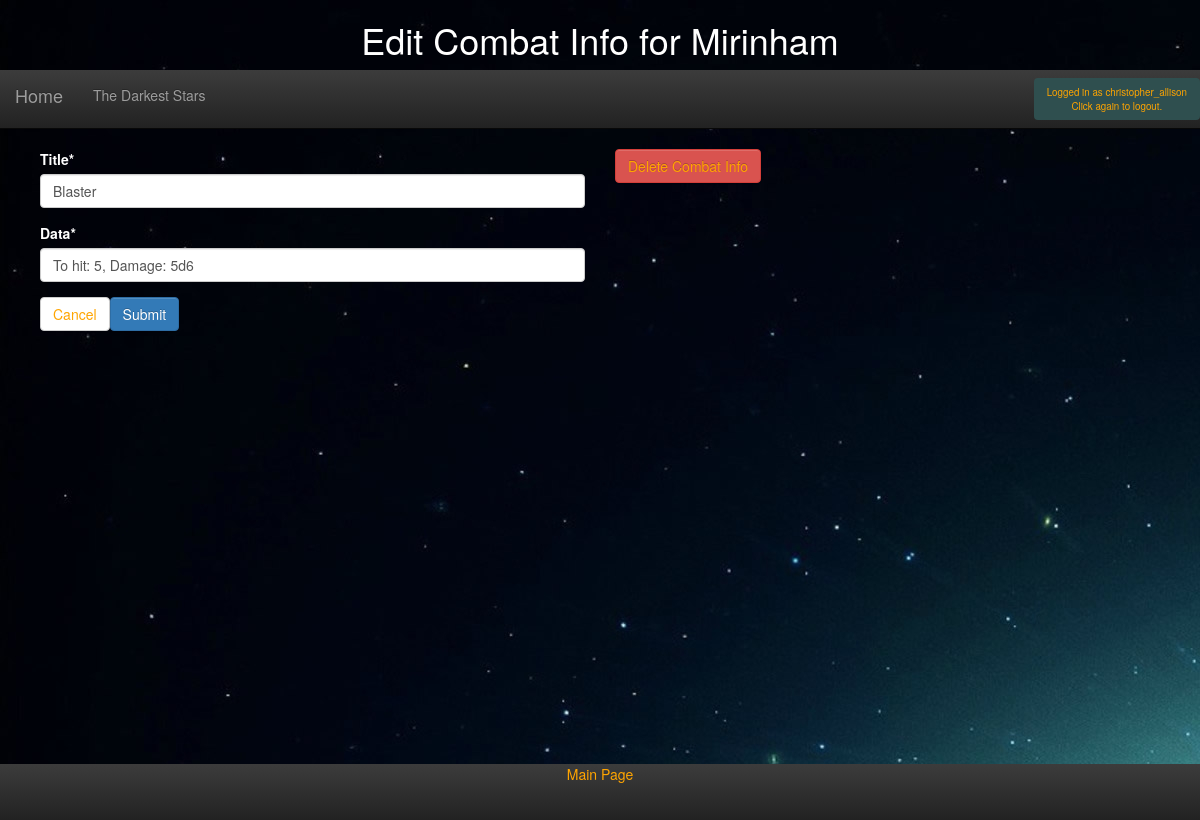
Screenshot of /personas/edit_combat_info/1/ (signed in) with the database file from the repository.
### personas/models.py (models this page shows, shortened)
class Character(models.Model):
    PROTAGONIST = "Protagonist"
    ANTAGONIST = "Antagonist"
    SUPPORTING = "Supporting"
    CREATURE = "Creature"
    CHAR_CHOICES = (
        (PROTAGONIST, "Protagonist"),
        (ANTAGONIST, "Antagonist"),
        (SUPPORTING, "Supporting"),
        (CREATURE, "Creature"))
    creator = models.ForeignKey(User, unique=False, blank=True)
    name = models.CharField(max_length=128, unique=False)
    story = models.ForeignKey('Story', default=1)
    c_type = models.CharField(choices=CHAR_CHOICES,
        max_length=32, default="Supporting", verbose_name="Character Type")
    xp = models.PositiveSmallIntegerField(blank=True, default=0)
    description = MarkdownField(blank=True)
    age = models.PositiveSmallIntegerField(default=21)
    nationality = models.ForeignKey(Nation, default=1)
    birthplace = models.ForeignKey(Location, related_name='place_of_birth', default=1)
    base_of_operations = models.ForeignKey(Location, related_name='active_in', default=2)
    image = models.ImageField(upload_to='profile_images/%Y/%m/%d', default='profile_images/nobody.jpg')
    slug = models.SlugField(unique=True)

class Story(models.Model):
    SUPERS = 'Supers'
    FANTASY = 'Fantasy'
    HORROR = 'Horror'
    HISTORICAL = 'Historical'
    SCI_FI = 'Science-Fiction'
    WESTERN = 'Western'
    DRAMA = 'Drama'
    COMEDY = 'Comedy'
    CRIME = 'Crime'
    FABLE = 'Fable'
    MYSTERY = 'Mystery'
    GENRE_CHOICES = (
        (SUPERS, 'Supers'),
        (FANTASY, 'Fantasy'),
        (HORROR, 'Horror'),
        (HISTORICAL, 'Historical'),
        (SCI_FI, "Science Fiction"),
        (WESTERN, 'Western'),
        (DRAMA, 'Drama'),
        (COMEDY, 'Comedy'),
        (CRIME, 'Crime'),
        (FABLE, 'Fable'),
        (MYSTERY, 'Mystery'),
    )
    LIGHT = "Light"
    DARK = "Dark"
    THEME_CHOICES = (
        (LIGHT, 'Light'),
        (DARK, 'Dark'))
    title = models.CharField(max_length=128)
    author = models.ForeignKey(User)
    publication_date = models.DateField()
    description = models.TextField(blank=True)
    genre = models.CharField(max_length=128, choices=GENRE_CHOICES, default='Fantasy')
    image = models.ImageField(upload_to='story_images/%Y/%m/%d', default='story_images/nobody.jpg')
    background = models.ImageField(upload_to='story_backgrounds/%Y/%m/%d', default='story_backgrounds/nothing.jpg')
    colour_theme = models.CharField(max_length=12, choices=THEME_CHOICES, default='Dark')
    skill_type_name_1 = models.CharField(max_length=24, default="General", blank=True)
    skill_type_name_2 = models.CharField(max_length=24, default="Investigative", blank=True)
    skill_type_name_3 = models.CharField(max_length=24, default="Combat", blank=True)
    skill_type_name_4 = models.CharField(max_length=24, default="Knowledge", blank=True)
    statistic_type_name_1 = models.CharField(max_length=24, default="Physical", blank=True)
    statistic_type_name_2 = models.CharField(max_length=24, default="Mental", blank=True)
    statistic_type_name_3 = models.CharField(max_length=24, default="Social", blank=True)
    statistic_type_name_4 = models.CharField(max_length=24, default="Magic", blank=True)
    slug = models.SlugField(unique=True)

class CombatInfo(models.Model):
    title = models.CharField(max_length=32)
    data = models.CharField(max_length=128, default=0)
    character = models.ForeignKey('Character')

### personas/views.py (the view)
# urls.py: url(r'^edit_combat_info/(?P<pk>\d+)/$', views.edit_combat_info, name='edit_combat_info'),
@login_required
def edit_combat_info(request, pk, template_name='personas/edit_combat_info.html'):
    combat_info = CombatInfo.objects.get(pk=pk)
    character = Character.objects.get(combatinfo=combat_info)
    story = character.story
    form = CombatInfoForm(request.POST or None, instance=combat_info)
    if form.is_valid():
        form.save()
        return HttpResponseRedirect('/personas/character/{}/#skills'.format(character.slug))
    return render(request, template_name, {'form': form, 'character': character,
        'combat_info': combat_info, 'story':story})

### personas/forms.py
class CombatInfoForm(forms.ModelForm):
    class Meta:
        model = CombatInfo
        fields = ["title", "data"]
    def __init__(self, *args, **kwargs):
        super(CombatInfoForm, self).__init__(*args, **kwargs)
        self.helper = FormHelper(self)
        self.layout = Layout(InlineField('title','data'))
        self.helper.layout.append(
            FormActions(
                HTML("""<a role="button" class="btn btn-default"
                        href="#">Cancel</a>"""),
                Submit('save', 'Submit'),))

### templates/personas/edit_combat_info.html (shortened to what this page needs)
{% extends "personas/base.html" %}
{% load staticfiles %}
{% load crispy_forms_tags %}
{% block title %}
    <header>
        <h1>Edit Combat Info for {{ character.name }}</h1>
    </header>
{% endblock %}
{% block column1 %}
<div class="col-md-6 col-sm-6 col-lg-6" id="col1">
    {% crispy form %}
</div>
{% endblock %}
{% block column2 %}
<div class="col-md-2 col-sm-2 col-lg-2">
 <a href="{% url 'delete_combat_info' pk=combat_info.pk %}" class="btn btn-danger">Delete Combat Info</a>
</div>
{% endblock %}

### templates/personas/base.html (shortened to what this page needs)
<!DOCTYPE html>
{% load staticfiles %}
{% load crispy_forms_tags %}
{% load leaflet_tags %}
{% load thumbnail %}
{% block head %}
    {% if story.colour_theme == 'Light' %}
        <link rel="stylesheet" type="text/css" href="{% static 'personas/css/bootstrap-theme-light.css' %}" />
    {% else %}
        <link rel="stylesheet" type="text/css" href="{% static 'personas/css/bootstrap-theme-dark.css' %}" />
    {% endif %}
    <html>
        <head>
            <link href="{% static 'personas/css/bootstrap.min.css' %}" rel="stylesheet">
        </head>
    {% endblock %}
    {% if story %}
        <body background='{{ story.background.url }}'>
        {% else %}
            <body style="background:black">
            {% endif %}
            <div class="wrapper">
                {% block title %}{% endblock %}
                {% block navbar %}
                    <div class="main_navbar">
                        <nav class="navbar navbar-inverse navbar-static-top" role="navigation">
                            <div class="navbar-header">
                                <a class="navbar-brand" href="/personas/">Home</a>
                            </div>
                            <div class="collapse navbar-collapse" id="MyNavBar">
                                <ul class="nav navbar-nav">
                                    <li class="dropdown">
                                        {% if story %}
                                            <a href="#" class="dropdown-toggle" data-toggle="dropdown">{{ story.title }}</a>
                                        {% else %}
                                            <a href="/personas/" class="dropdown-toggle" data-toggle="dropdown">Choose a Story</a>
                                        {% endif %}
                                </ul>
                                <form class="navbar-form navbar-right" role="search">
                                    {% if user.is_authenticated %}
                                        <a class="btn btn-inverse" style="font-size:70%; background-color:darkslategray" href="/personas/logout" role="button">Logged in as {{ user.username }}<br>  Click again to logout.</a>
                                    {% else %}
                                        <a class="btn btn-inverse" href="/personas/register" role="button">Register</a>
                                        <a class="btn btn-inverse" href="/personas/login" role="button">Log In</a>
                                    {% endif %}
                                </form>
                            </div>
                        </nav>
                    </div>
                {% endblock %}
                {% block content %}
                    <div class="row">
                        {% block column1 %}
                        {% endblock %}
                        {% block column2 %}
                        {% endblock %}
                    </div>
                {% endblock content %}
                <div class="push"></div>
            </div>
            {% block footer %}
                <div class="footer">
                    <a href="/personas/">Main Page</a>
                </div>
            {% endblock %}
        </body>
    </html>

### rows the page displays
Character: name "Mirinham"
Story: title "The Darkest Stars"
CombatInfo: title "Blaster", data "To hit: 5, Damage: 5d6"

### other values shown
{{ user.username }} "christopher_allison"
